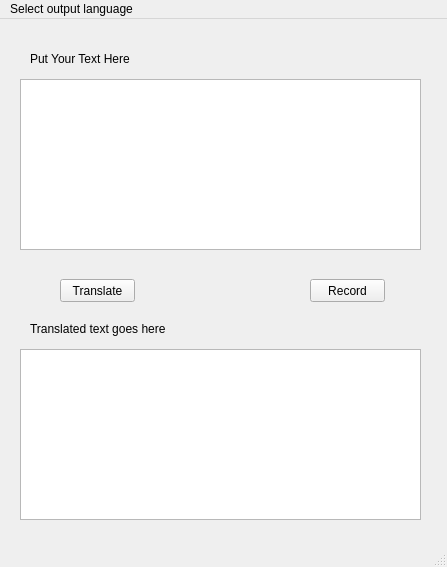
<?xml version="1.0" encoding="UTF-8"?>
<ui version="4.0">
 <class>MainWindow</class>
 <widget class="QMainWindow" name="MainWindow">
  <property name="geometry">
   <rect>
    <x>0</x>
    <y>0</y>
    <width>447</width>
    <height>567</height>
   </rect>
  </property>
  <property name="windowTitle">
   <string>MainWindow</string>
  </property>
  <widget class="QWidget" name="centralwidget">
   <widget class="QLabel" name="lable_2">
    <property name="geometry">
     <rect>
      <x>30</x>
      <y>300</y>
      <width>141</width>
      <height>20</height>
     </rect>
    </property>
    <property name="text">
     <string>Translated text goes here</string>
    </property>
   </widget>
   <widget class="QTextEdit" name="textbox_output">
    <property name="geometry">
     <rect>
      <x>20</x>
      <y>330</y>
      <width>401</width>
      <height>171</height>
     </rect>
    </property>
    <property name="inputMethodHints">
     <set>Qt::ImhMultiLine</set>
    </property>
   </widget>
   <widget class="QLabel" name="lable">
    <property name="geometry">
     <rect>
      <x>30</x>
      <y>30</y>
      <width>141</width>
      <height>20</height>
     </rect>
    </property>
    <property name="text">
     <string>Put Your Text Here</string>
    </property>
   </widget>
   <widget class="QPushButton" name="btn_translate">
    <property name="geometry">
     <rect>
      <x>60</x>
      <y>260</y>
      <width>75</width>
      <height>23</height>
     </rect>
    </property>
    <property name="text">
     <string>Translate</string>
    </property>
   </widget>
   <widget class="QPushButton" name="btn_record">
    <property name="geometry">
     <rect>
      <x>310</x>
      <y>260</y>
      <width>75</width>
      <height>23</height>
     </rect>
    </property>
    <property name="text">
     <string>Record</string>
    </property>
   </widget>
   <widget class="QTextEdit" name="textbox_input">
    <property name="geometry">
     <rect>
      <x>20</x>
      <y>60</y>
      <width>401</width>
      <height>171</height>
     </rect>
    </property>
   </widget>
  </widget>
  <widget class="QMenuBar" name="menubar">
   <property name="geometry">
    <rect>
     <x>0</x>
     <y>0</y>
     <width>447</width>
     <height>21</height>
    </rect>
   </property>
   <widget class="QMenu" name="menuSelect_output_language">
    <property name="title">
     <string>Select output language</string>
    </property>
    <addaction name="action_english"/>
    <addaction name="action_german"/>
    <addaction name="action_japanese"/>
    <addaction name="action_vietnamese"/>
   </widget>
   <addaction name="menuSelect_output_language"/>
  </widget>
  <widget class="QStatusBar" name="statusbar"/>
  <action name="action_english">
   <property name="text">
    <string>English</string>
   </property>
  </action>
  <action name="action_german">
   <property name="text">
    <string>German</string>
   </property>
  </action>
  <action name="action_japanese">
   <property name="text">
    <string>Japanese</string>
   </property>
  </action>
  <action name="action_vietnamese">
   <property name="text">
    <string>Vietnamese</string>
   </property>
  </action>
 </widget>
 <resources/>
 <connections/>
</ui>
